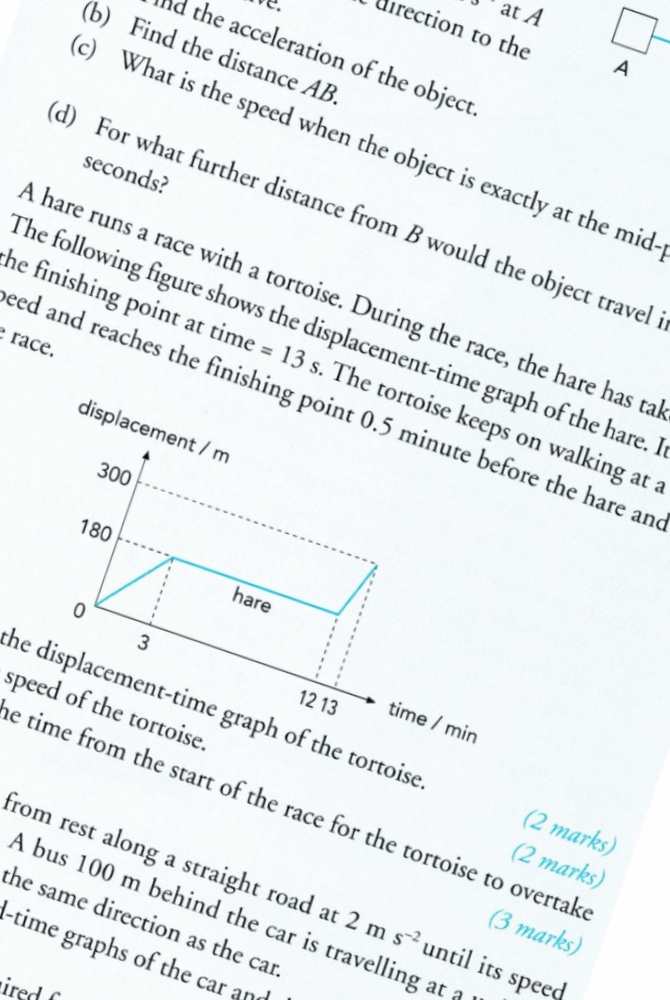
#> input picture examples/tiled_2.jpg, 670 x 1000 px, shrunk from 822 x 1226 before the run, found by its file name
$ python deskew.py
#> lines starting #> are read from the running program, lines starting #| are printed output that depends on the picture; after the words box and inside, x2 and y2 are one past the last pixel; in counts of white or black regions, pixels touching at a corner belong together
import cv2
import numpy as np

# Load the image
image = cv2.imread(r'C:\Users\james\OneDrive\Documents\Coding\Bookscanner\bookscanner\examples\tiled_2.jpg')
#> image is the input picture: shape (1000, 670, 3); mean B, G, R 240.2, 237.9, 233.4

# Convert to grayscale
gray = cv2.cvtColor(image, cv2.COLOR_BGR2GRAY)

# Equalize the histogram to improve contrast
gray = cv2.equalizeHist(gray)
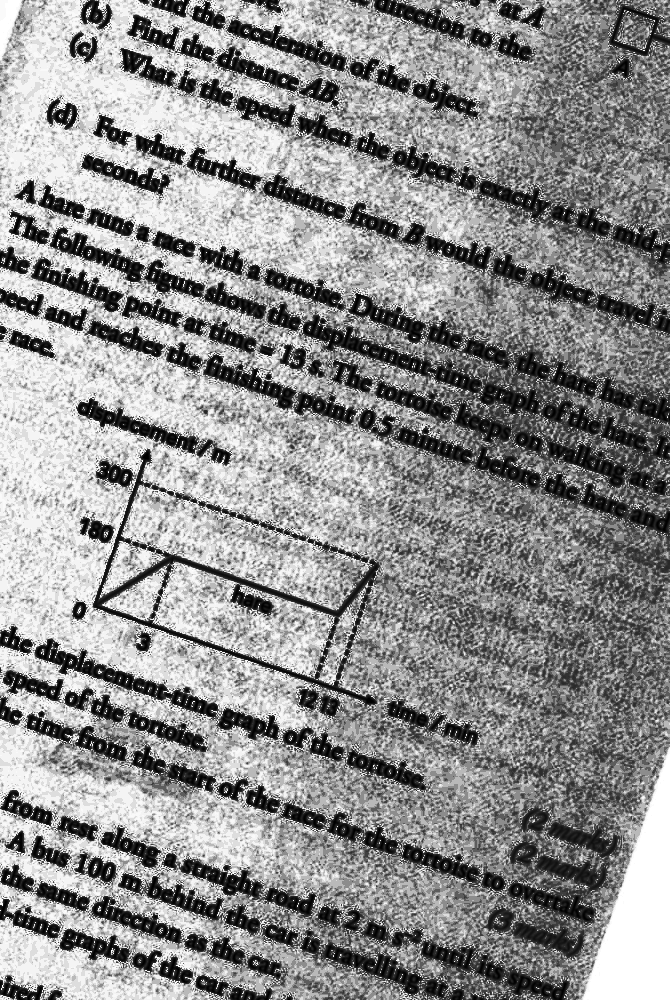
#> gray: shape (1000, 670); min 0, max 255, mean 141.9

# Apply Gaussian Blur
gray_blurred = cv2.GaussianBlur(gray, (5, 5), 0)

# Apply adaptive thresholding
thresh = cv2.adaptiveThreshold(gray_blurred, 255, cv2.ADAPTIVE_THRESH_GAUSSIAN_C,
                               cv2.THRESH_BINARY_INV, 15, 10)
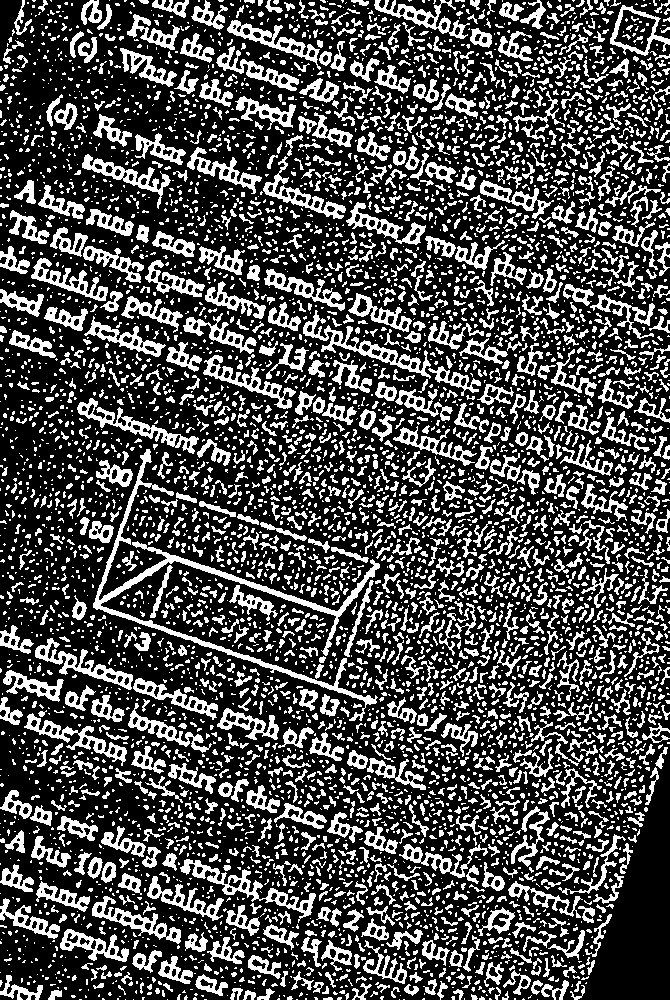
#> thresh: shape (1000, 670); 29.6% white; 6060 white regions (4092 under 20 px), largest, box (x1, y1, x2, y2) and area: (93, 449, 380, 721) 4765, (180, 859, 316, 923) 1434, (303, 310, 431, 379) 1426

# Morphological operations
kernel = cv2.getStructuringElement(cv2.MORPH_RECT, (3, 3))
morph = cv2.morphologyEx(thresh, cv2.MORPH_CLOSE, kernel)
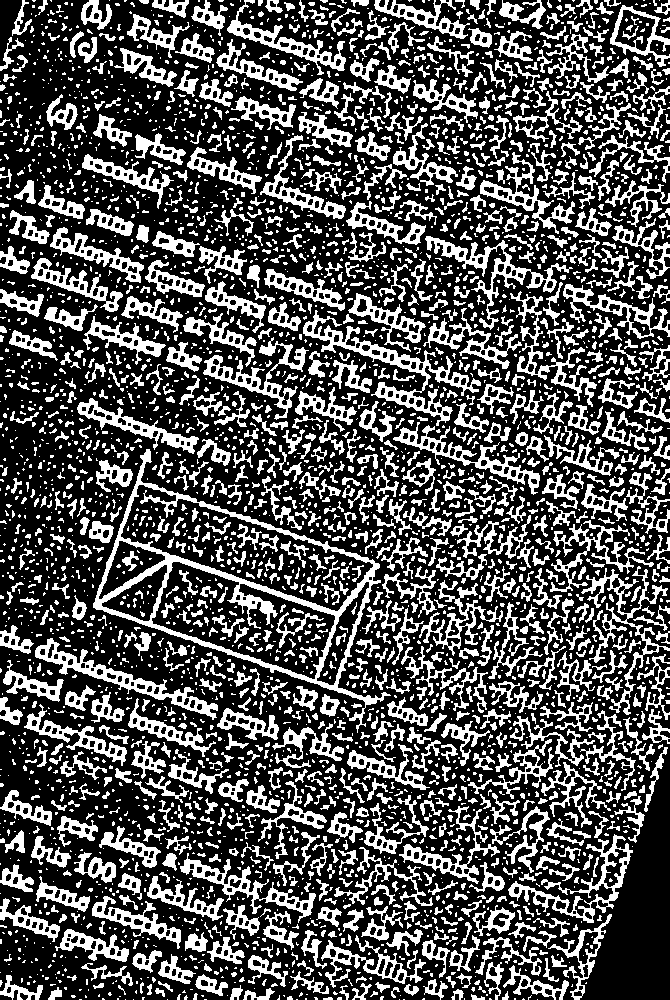
#> morph: shape (1000, 670); 32.2% white; 3710 white regions (2401 under 20 px), largest, box (x1, y1, x2, y2) and area: (93, 449, 391, 733) 7494, (303, 310, 481, 426) 3081, (35, 638, 218, 720) 2207

# Edge detection
edges = cv2.Canny(morph, 50, 150, apertureSize=3)
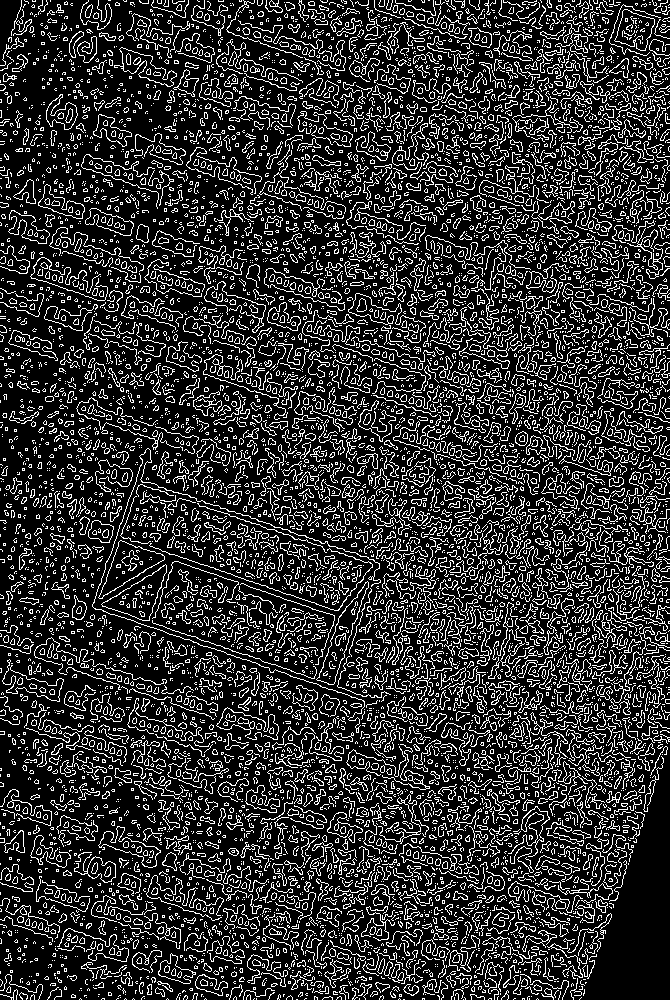
#> edges: shape (1000, 670); 19.4% white in thin lines or dots

# Hough Line Transform
lines = cv2.HoughLinesP(edges, 1, np.pi / 180, threshold=50, minLineLength=50, maxLineGap=20)
#> lines = 2118 rows, first 6: [454, 422, 584, 83], [277, 34, 523, 677], [542, 226, 587, 121], [0, 979, 65, 875], [93, 937, 603, 53], [350, 85, 544, 996]

# [7 lines of commented-out code are left out]

if lines is None:
    print("No lines detected.")
    exit()

angles = []

for line in lines:
    x1, y1, x2, y2 = line[0]
    angle = np.degrees(np.arctan2(y2 - y1, x2 - x1))
    # Filter angles
    if -45 < angle < 45:
        angles.append(angle)
#> this loop made 2118 passes
#> (x1, y1, x2, y2, angle) on passes 1 to 3: (454, 422, 584, 83, -69.02), (277, 34, 523, 677, 69.06), (542, 226, 587, 121, -66.8)
#> after the loop, angles = 102 values, max 44.07 at index 25, min -44.18 at index 29, mean 2.53

if not angles:
    print("No valid angles found.")
    exit()

# Compute the median angle
median_angle = np.median(angles)
#> median_angle = 1.23

# Rotate the image to correct the skew
(h, w) = image.shape[:2]
#> h = 1000; w = 670
center = (w // 2, h // 2)
#> center = (335, 500)
M = cv2.getRotationMatrix2D(center, median_angle, 1.0)
#> M = [[1, 0.0215, -10.66], [-0.0215, 1, 7.31]]
rotated = cv2.warpAffine(image, M, (w, h), flags=cv2.INTER_LINEAR, borderMode=cv2.BORDER_REPLICATE)
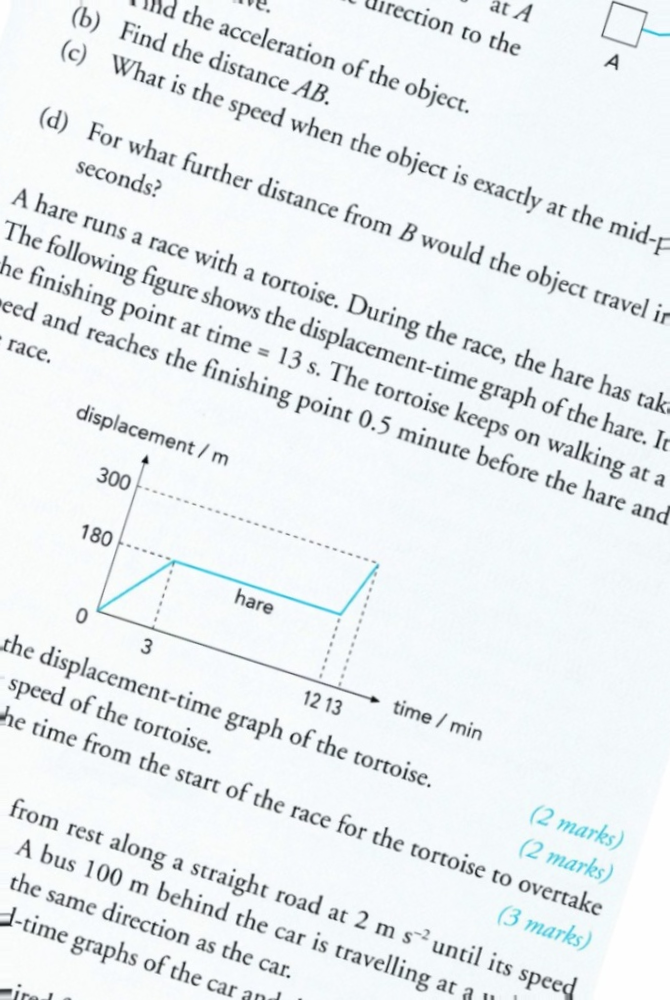
#> rotated: shape (1000, 670, 3); mean B, G, R 240.1, 237.9, 233.3

# Sharpen the rotated image
def sharpen_image(image):
    # Create a sharpening kernel
    kernel = np.array([[0, -1, 0],
                       [-1, 5,-1],
                       [0, -1, 0]])
    sharpened = cv2.filter2D(image, -1, kernel)
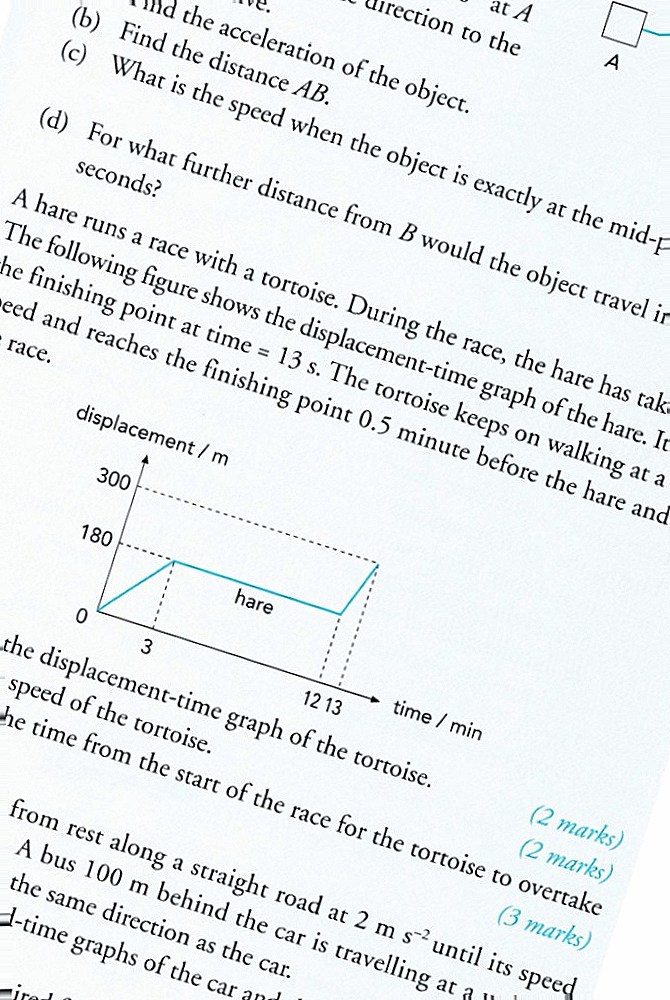
#> sharpened: shape (1000, 670, 3); mean B, G, R 238.3, 236.6, 232.5
    return sharpened

sharpened = sharpen_image(rotated)

# Display the sharpened corrected image
cv2.imshow('Sharpened Corrected Image', sharpened)
cv2.waitKey(0)
cv2.destroyAllWindows()
